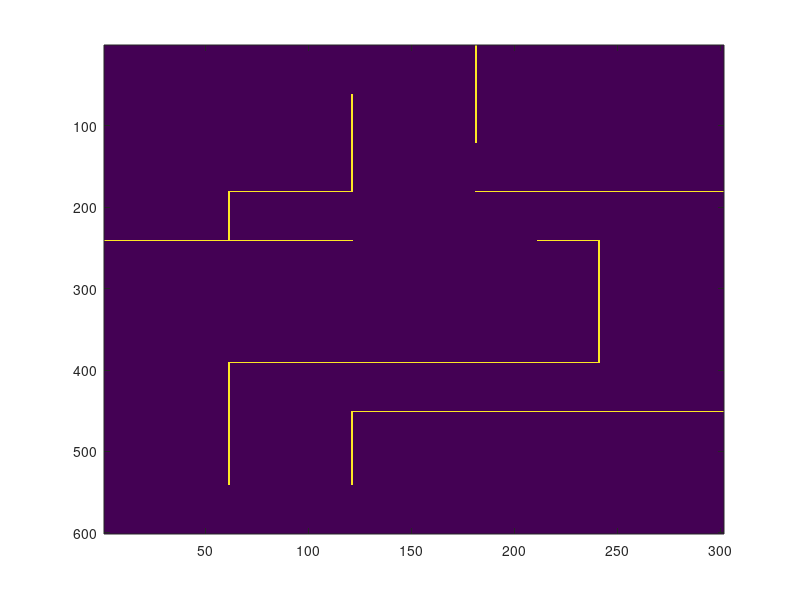

Write the MATLAB code that produced this figure. (Note: this script raises an error after producing the figure.)
clc; clear; close all;

ftrows = 50;
ftcols = 25;
inrows = ftrows * 12;
incols = ftcols * 12;

map = zeros(inrows+1, incols+1);

obstacleNodes = [...
    5,    5;     5,    10;    17.5, 5;     12.5, 10;    12.5, 25;
    17.5, 20;    30,   0;     30,   5;     30,   10;    30,   17.5;
    30,   20;    35,   5;     35,   10;    35,   15;    40,   15;
    45,   10;    50,   15;    35,   25] * 12 + 1;

% Index '2' should always be bigger
nodeConnections = [...
    1  3;
    2  4;
    3  6;
    4  5;
    6  11;
    10 11;
    7  9;
    8  12;
    12 13;
    13 16;
    15 17;
    14 18];

for n = 1:size(nodeConnections,1)
    numRows            = abs(obstacleNodes(nodeConnections(n,1),1) - ...
                             obstacleNodes(nodeConnections(n,2),1)) + 1;
    numCols            = abs(obstacleNodes(nodeConnections(n,1),2) - ...
                             obstacleNodes(nodeConnections(n,2),2)) + 1;
    obstacleWalls      = zeros(max(numRows, numCols), 2);
    obstacleWalls(:,1) = obstacleNodes(nodeConnections(n,1),1):...
                         obstacleNodes(nodeConnections(n,2),1);
    obstacleWalls(:,2) = obstacleNodes(nodeConnections(n,1),2):...
                         obstacleNodes(nodeConnections(n,2),2);
    obstacleInd        = sub2ind(size(map), obstacleWalls(:,1), obstacleWalls(:,2));
    map(obstacleInd)   = 1;
end

map = flipud(map);
imagesc(map)
save('map.mat', 'map')

%%
% Now we create an instance of a robot with the PRM navigation algorithm
prm = PRM(map);

% and because PRM is a probabilistic method we will reset the random number
% generator to a known state
randinit

% Now we define the goal and start coordinates
goal  = [22.5,40]*12;
start = [12.5,2.5]*12;

% then ask the robot to plan a path to goal (it will take few seconds)
prm.plan();

% The roadmap planner does not need to know, yet, the goal or start positions, it
% chooses random points in the world and tries to find obstacle-free paths between
% them (like railway lines or freeways)

% Now we can display the obstacles and the cost to reach the goal from every
% point in the world
prm.plot();

% Now we can execute the planned path, it will be animated with green dots
prm.path(start, goal)

%%
setpoints = unique(reshape(prm.localSp, [2,length(prm.localSp)/2])', 'rows', 'stable');
path.x = timeseries(setpoints(:,1),(0:8)*60);
path.y = timeseries(setpoints(:,2),(0:8)*60);
path.z = timeseries(3*ones(9,1),(0:8)*60);
path.psi = timeseries(zeros(9,1),(0:8)*60);
save('pathFlemming.mat', 'path');
